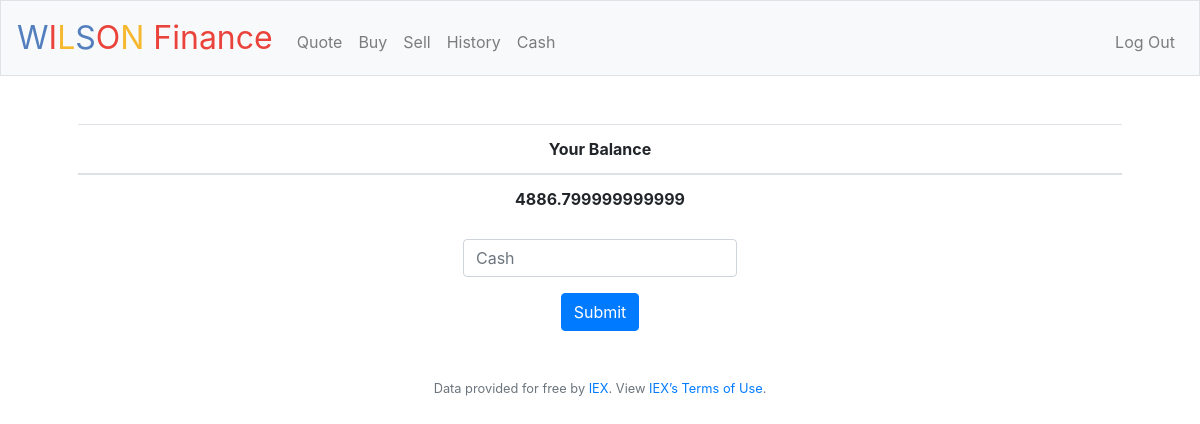
/cash (signed in), run on an earlier commit of the app's database.
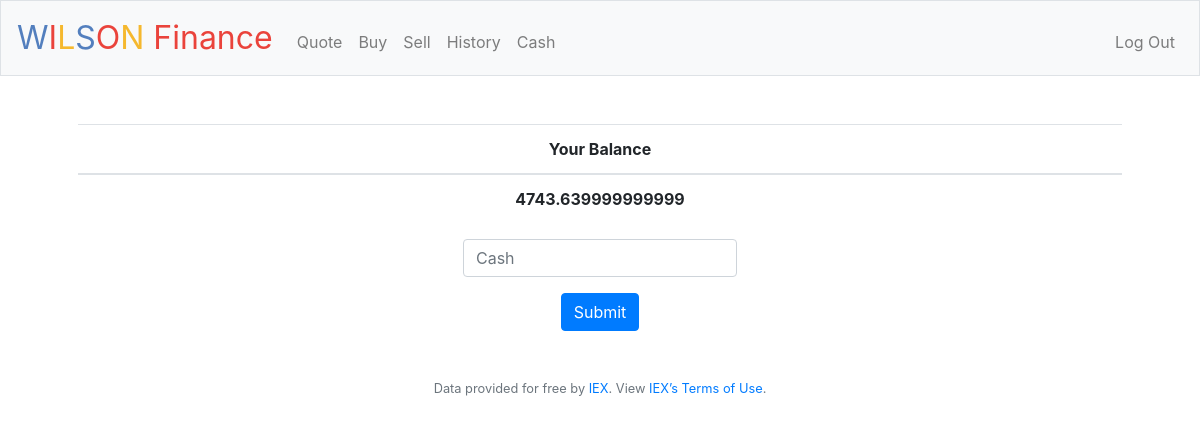
And on a later commit of the database.
### tables this page shows
CREATE TABLE users (id INTEGER, username TEXT NOT NULL, hash TEXT NOT NULL, cash NUMERIC NOT NULL DEFAULT 10000.00, PRIMARY KEY(id));

### application.py (the view)
@app.route("/cash", methods=["GET", "POST"])
@login_required
def cash():
    cash = db.execute("SELECT cash FROM users WHERE id = ?", session["user_id"])
    cashValue = float(cash[0]["cash"])
    if request.method == "POST":
        newCash = int(request.form.get("newcash"))
        balance = cashValue + newcash
        newBalance = db.execute("UPDATE users SET cash = ? WHERE id = ?", balance, session["user_id"])
        return render_template("cash2.html", balance=balance, cashValue=cashValue, newCash=newCash)
    return render_template("cash.html", cashValue=cashValue)

### application.py (called while the page is built)
@app.after_request
def after_request(response):
    response.headers["Cache-Control"] = "no-cache, no-store, must-revalidate"
    response.headers["Expires"] = 0
    response.headers["Pragma"] = "no-cache"
    return response

### helpers.py (called while the page is built)
def login_required(f):
    @wraps(f)
    def decorated_function(*args, **kwargs):
        if session.get("user_id") is None:
            return redirect("/login")
        return f(*args, **kwargs)
    return decorated_function

### templates/cash.html (shortened to what this page needs)
{% extends "layout.html" %}
{% block main %}
    <table class="table">
        <tr>
          <th scope="col">Your Balance</th>
        </tr>
      <tbody>
        <tr>
          <th scope="row">{{ cashValue }}</th>
        </tr>
      </tbody>
    </table>
    <form action="/buy" method="post">
        <div class="form-group">
            <input autocomplete="off" autofocus class="form-control" name="newCash" placeholder="Cash" type="text">
        </div>
        <button class="btn btn-primary" type="submit">Submit</button>
    </form>
{% endblock %}

What changed in the data, as far as the page shows it:
changed users: cash "4886.799999999999" → "4743.639999999999"
